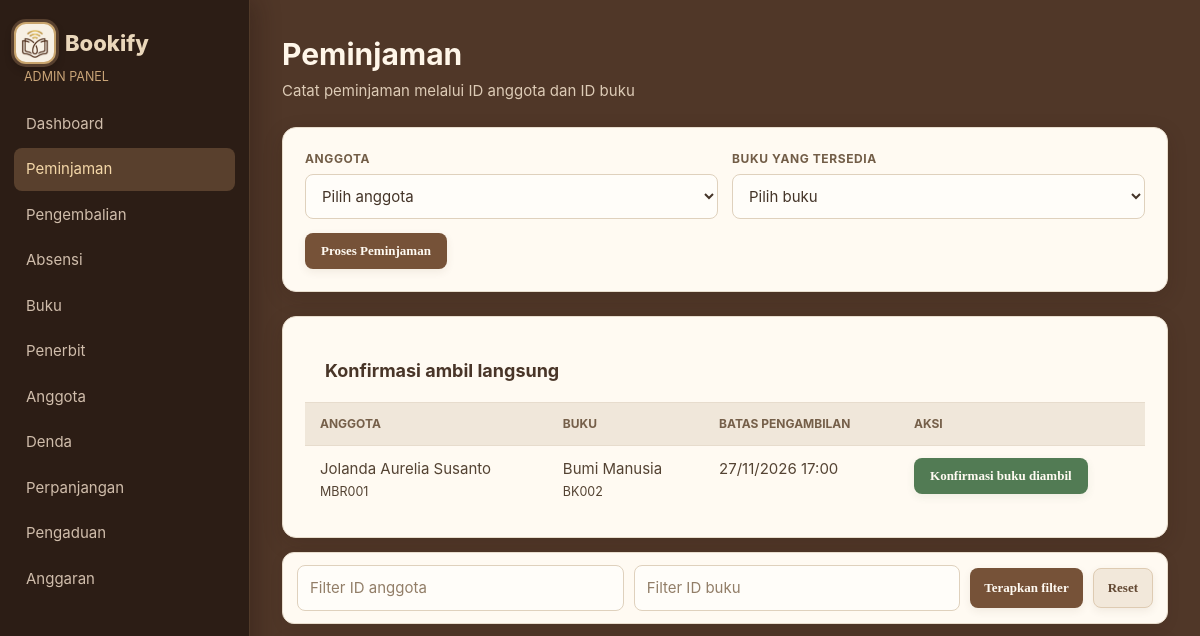
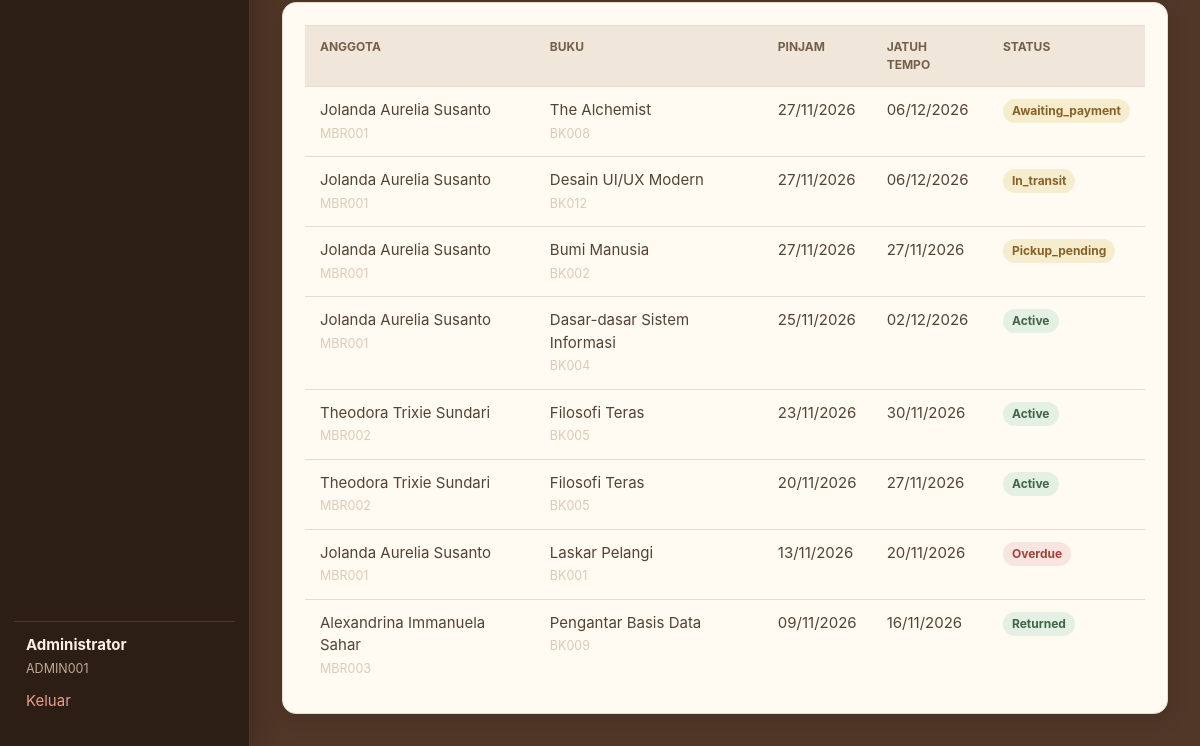
/admin/borrowing.php (signed in), run on an earlier commit of the app's database (2 pictures, top to bottom).
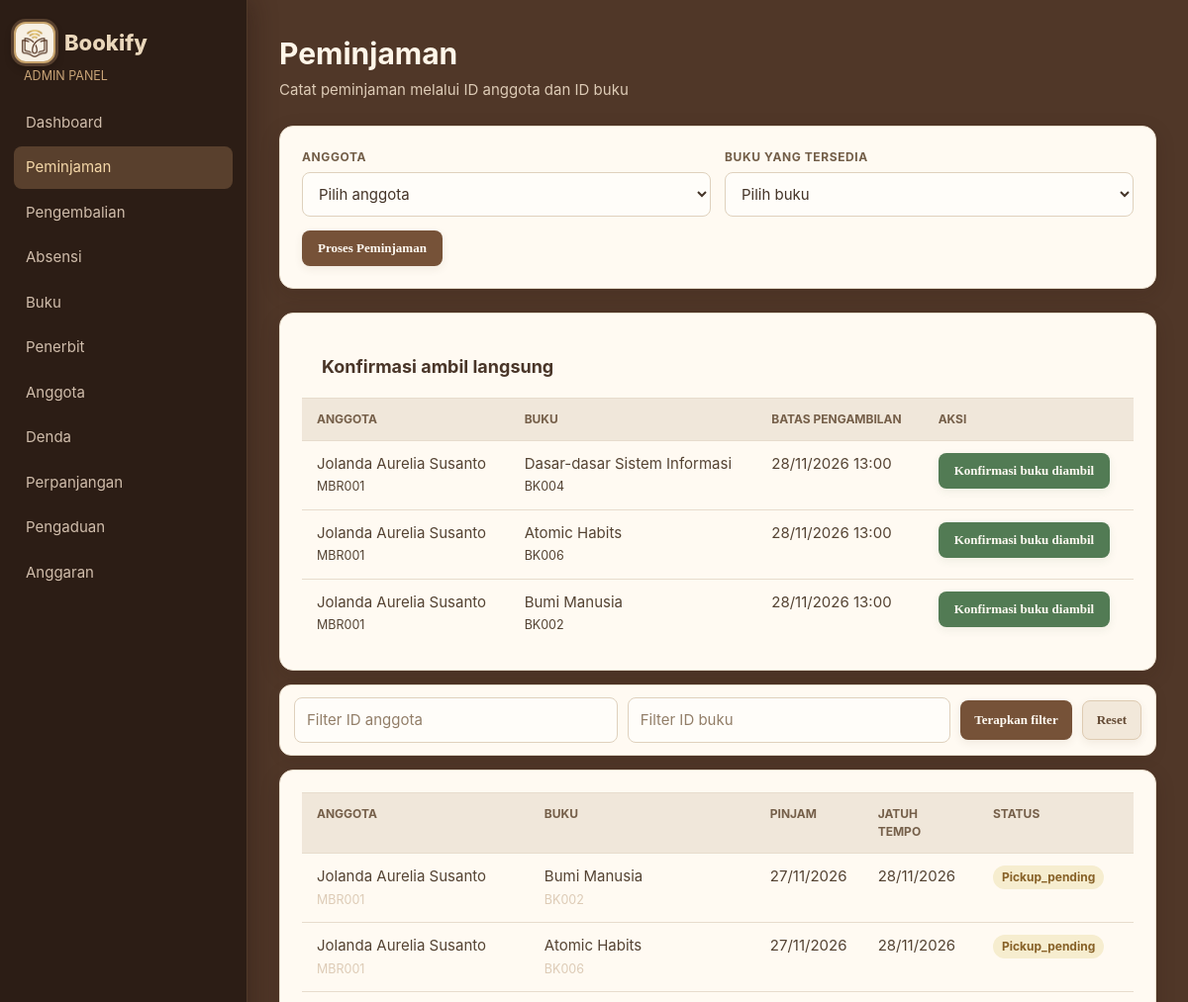
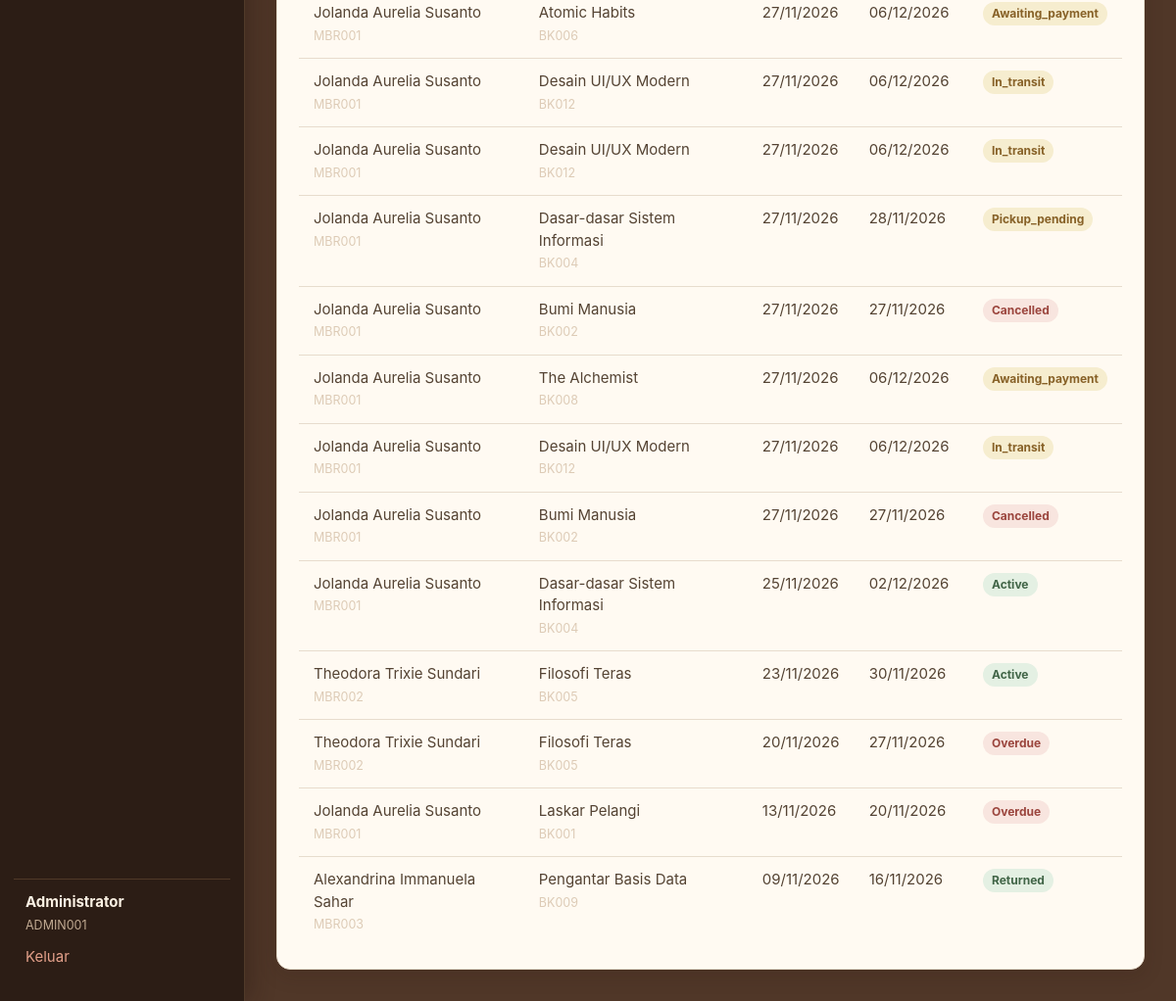
And on a later commit of the database (2 pictures, top to bottom).
### tables this page shows
CREATE TABLE borrowings (
    id INTEGER PRIMARY KEY AUTOINCREMENT, user_id INTEGER NOT NULL, book_id INTEGER NOT NULL,
    borrowed_at TEXT NOT NULL DEFAULT CURRENT_TIMESTAMP, due_date TEXT NOT NULL, returned_at TEXT,
    status TEXT NOT NULL DEFAULT 'active', renew_count INTEGER NOT NULL DEFAULT 0,
    created_at TEXT NOT NULL DEFAULT CURRENT_TIMESTAMP, updated_at TEXT NOT NULL DEFAULT CURRENT_TIMESTAMP, fulfillment_method TEXT, pickup_deadline TEXT, shipping_fee INTEGER NOT NULL DEFAULT 0, receipt_no TEXT, estimated_delivery TEXT, payment_method TEXT, paid_at TEXT, delivery_address TEXT, payment_deadline TEXT, history_visible INTEGER NOT NULL DEFAULT 1,
    FOREIGN KEY (user_id) REFERENCES users(id), FOREIGN KEY (book_id) REFERENCES books(id)
);

CREATE TABLE users (
    id INTEGER PRIMARY KEY AUTOINCREMENT, member_id TEXT NOT NULL UNIQUE, name TEXT NOT NULL,
    email TEXT NOT NULL UNIQUE, phone TEXT, gender TEXT, address TEXT, password TEXT NOT NULL,
    role TEXT NOT NULL DEFAULT 'member', status TEXT NOT NULL DEFAULT 'active',
    created_at TEXT NOT NULL DEFAULT CURRENT_TIMESTAMP, updated_at TEXT NOT NULL DEFAULT CURRENT_TIMESTAMP
, photo_path TEXT, nik TEXT);

CREATE TABLE books (
    id INTEGER PRIMARY KEY AUTOINCREMENT, book_id TEXT NOT NULL UNIQUE, title TEXT NOT NULL, author TEXT NOT NULL,
    year INTEGER, pages INTEGER, genre TEXT, stock INTEGER NOT NULL DEFAULT 1, available INTEGER NOT NULL DEFAULT 1,
    cover_url TEXT, publisher_id INTEGER, created_at TEXT NOT NULL DEFAULT CURRENT_TIMESTAMP,
    updated_at TEXT NOT NULL DEFAULT CURRENT_TIMESTAMP, synopsis TEXT,
    FOREIGN KEY (publisher_id) REFERENCES publishers(id) ON DELETE SET NULL
);

### admin/borrowing.php (the view, shortened to what this page needs)
<?php
$pickupRequests=rows("SELECT br.*,u.name,u.member_id,b.title,b.book_id FROM borrowings br JOIN users u ON u.id=br.user_id JOIN books b ON b.id=br.book_id WHERE br.status='pickup_pending' ORDER BY br.pickup_deadline");
$memberId=trim($_GET['member_id']??''); $bookId=trim($_GET['book_id']??'');
$query='SELECT br.*,u.name,u.member_id,b.title,b.book_id FROM borrowings br JOIN users u ON u.id=br.user_id JOIN books b ON b.id=br.book_id'; $where=[]; $params=[];
if($where) $query.=' WHERE '.implode(' AND ',$where); $data=rows($query.' ORDER BY br.borrowed_at DESC',$params);
page_head('Peminjaman',true); admin_heading('Peminjaman','Catat peminjaman melalui ID anggota dan ID buku');
?>
<section class="modal"><form method="post"><div class="form-grid"><div class="form-row"><label>Anggota</label><select name="member_id" required><option value="">Pilih anggota</option></select></div><div class="form-row"><label>Buku yang tersedia</label><select name="book_id" required><option value="">Pilih buku</option></select></div></div><button class="btn btn-primary">Proses Peminjaman</button></form></section>
<section class="card table-card"><h2>Konfirmasi ambil langsung</h2><table><thead><tr><th>Anggota</th><th>Buku</th><th>Batas pengambilan</th><th>Aksi</th></tr></thead><tbody><?php foreach($pickupRequests as $request):?><tr><td><?=e($request['name'])?><br><small><?=e($request['member_id'])?></small></td><td><?=e($request['title'])?><br><small><?=e($request['book_id'])?></small></td><td><?=date_id($request['pickup_deadline'],true)?></td><td><form method="post"><input type="hidden" name="confirm_pickup" value="<?=(int)$request['id']?>"><button class="success">Konfirmasi buku diambil</button></form></td></tr><?php endforeach;?><?php if(!$pickupRequests):?><tr><td colspan="4" class="muted">Tidak ada permintaan ambil langsung.</td></tr><?php endif;?></tbody></table></section>
<form class="card admin-id-search" method="get"><input name="member_id" value="<?= e($memberId) ?>" placeholder="Filter ID anggota"><input name="book_id" value="<?= e($bookId) ?>" placeholder="Filter ID buku"><button type="submit" class="btn btn-primary">Terapkan filter</button><a class="button secondary btn btn-secondary" href="<?= e(url('admin/borrowing.php')) ?>">Reset</a></form>
<section class="card table-card"><table><thead><tr><th>Anggota</th><th>Buku</th><th>Pinjam</th><th>Jatuh Tempo</th><th>Status</th></tr></thead><tbody><?php foreach($data as $row): ?><tr><td><?= e($row['name']) ?><br><small class="muted"><?=e($row['member_id'])?></small></td><td><?=e($row['title'])?><br><small class="muted"><?=e($row['book_id'])?></small></td><td><?=date_id($row['borrowed_at'])?></td><td><?=date_id($row['due_date'])?></td><td><?=status_badge($row['status'])?></td></tr><?php endforeach; ?></tbody></table></section><?php page_foot(true); ?>

### includes/layout.php (shortened to what this page needs)
<?php
require_once __DIR__ . '/bootstrap.php';
function page_head(string $title, bool $admin = false): void
{
    $fullTitle = e($title) . ' · ' . APP_NAME;
    echo '<!doctype html><html lang="id"><head><meta charset="utf-8"><meta name="viewport" content="width=device-width, initial-scale=1">';
    echo '<title>' . $fullTitle . '</title><link rel="stylesheet" href="' . e(url('assets/style.css')) . '"></head><body>';
    if ($admin) { admin_nav(); } else { public_nav(); }
}
function admin_nav(): void
{
    $user = require_admin();
    $links = [
        'dashboard.php' => 'Dashboard', 'borrowing.php' => 'Peminjaman', 'returns.php' => 'Pengembalian', 'attendance.php' => 'Absensi',
        'books.php' => 'Buku', 'publishers.php' => 'Penerbit', 'members.php' => 'Anggota', 'fines.php' => 'Denda',
        'extensions.php' => 'Perpanjangan', 'complaints.php' => 'Pengaduan', 'budget.php' => 'Anggaran',
    ];
    $current = basename($_SERVER['PHP_SELF'] ?? '');
    echo '<aside class="sidebar"><a class="brand" href="' . e(url('index.php')) . '"><img class="brand-logo" src="' . e(url('assets/bookify-logo.png')) . '" alt=""> <span>Bookify</span></a><small>ADMIN PANEL</small><nav>';
    foreach ($links as $file => $label) {
        echo '<a class="' . ($current === $file ? 'active' : '') . '" href="' . e(url('admin/' . $file)) . '">' . e($label) . '</a>';
    }
    echo '</nav><div class="sidebar-user"><strong>' . e($user['name']) . '</strong><small>' . e($user['member_id']) . '</small><a href="' . e(url('logout.php')) . '">Keluar</a></div></aside><main class="admin-main">';
}
function page_foot(bool $admin = false): void
{
    if ($admin) { echo '</main>'; }
    echo '<script src="' . e(url('assets/app.js')) . '"></script></body></html>';
}
function admin_heading(string $title, string $subtitle = ''): void
{
    echo '<header class="page-heading"><div><h1>' . e($title) . '</h1>' . ($subtitle ? '<p>' . e($subtitle) . '</p>' : '') . '</div></header>';
}

### includes/bootstrap.php (shortened to what this page needs)
<?php
function base_url(string $path = ''): string
{
    $script = rawurldecode($_SERVER['SCRIPT_NAME'] ?? '');
    $marker = '/versiphp/';
    $position = stripos($script, $marker);
    $base = $position === false ? '' : substr($script, 0, $position + strlen($marker) - 1);
    return $base . ($path === '' ? '/' : '/' . ltrim($path, '/'));
}
function url(string $path = ''): string
{
    return base_url($path);
}
function e(mixed $value): string
{
    return htmlspecialchars((string) $value, ENT_QUOTES, 'UTF-8');
}
function pdo(): PDO
{
    static $pdo = null;
    if ($pdo instanceof PDO) {
        return $pdo;
    }
    $pdo = new PDO('sqlite:' . DB_FILE);
    $pdo->setAttribute(PDO::ATTR_ERRMODE, PDO::ERRMODE_EXCEPTION);
    $pdo->setAttribute(PDO::ATTR_DEFAULT_FETCH_MODE, PDO::FETCH_ASSOC);
    $pdo->exec('PRAGMA foreign_keys = ON');
    return $pdo;
}
function current_user(): ?array
{
    return $_SESSION['user'] ?? null;
}
function require_admin(): array
{
    $user = current_user();
    return $user;
}
function rows(string $query, array $params = []): array
{
    $statement = pdo()->prepare($query);
    $statement->execute($params);
    return $statement->fetchAll();
}
function execute(string $query, array $params = []): bool
{
    $statement = pdo()->prepare($query);
    return $statement->execute($params);
}
function status_badge(string $status): string
{
    return '<span class="badge badge-' . e($status) . '">' . e(ucfirst($status)) . '</span>';
}
function date_id(?string $value, bool $withTime = false): string
{
    $time = strtotime($value);
    return date($withTime ? 'd/m/Y H:i' : 'd/m/Y', $time);
}

What changed in the data, as far as the page shows it:
no longer on one of the page's lists (row edited): borrowings: user.name "Jolanda Aurelia Susanto", user.member_id "MBR001", book.title "Bumi Manusia", book.book_id "BK002", pickup_deadline "27/11/2026 17:00"
added borrowings: user.name "Jolanda Aurelia Susanto", user.member_id "MBR001", book.title "Dasar-dasar Sistem Informasi", book.book_id "BK004", pickup_deadline "28/11/2026 13:00", borrowed_at "27/11/2026", due_date "28/11/2026", status "Pickup_pending"
added borrowings: user.name "Jolanda Aurelia Susanto", user.member_id "MBR001", book.title "Atomic Habits", book.book_id "BK006", pickup_deadline "28/11/2026 13:00", borrowed_at "27/11/2026", due_date "28/11/2026", status "Pickup_pending"
added borrowings: user.name "Jolanda Aurelia Susanto", user.member_id "MBR001", book.title "Bumi Manusia", book.book_id "BK002", pickup_deadline "28/11/2026 13:00", borrowed_at "27/11/2026", due_date "28/11/2026", status "Pickup_pending"
added borrowings: user.name "Jolanda Aurelia Susanto", user.member_id "MBR001", book.title "Atomic Habits", book.book_id "BK006", borrowed_at "27/11/2026", due_date "06/12/2026", status "Awaiting_payment"
added borrowings: user.name "Jolanda Aurelia Susanto", user.member_id "MBR001", book.title "Desain UI/UX Modern", book.book_id "BK012", borrowed_at "27/11/2026", due_date "06/12/2026", status "In_transit"
added borrowings: user.name "Jolanda Aurelia Susanto", user.member_id "MBR001", book.title "Desain UI/UX Modern", book.book_id "BK012", borrowed_at "27/11/2026", due_date "06/12/2026", status "In_transit"
added borrowings: user.name "Jolanda Aurelia Susanto", user.member_id "MBR001", book.title "Bumi Manusia", book.book_id "BK002", borrowed_at "27/11/2026", due_date "27/11/2026", status "Cancelled"
changed borrowings (number 10 of 15 on the later page): status "Pickup_pending" → "Cancelled"
changed borrowings (number 13 of 15 on the later page): status "Active" → "Overdue"
